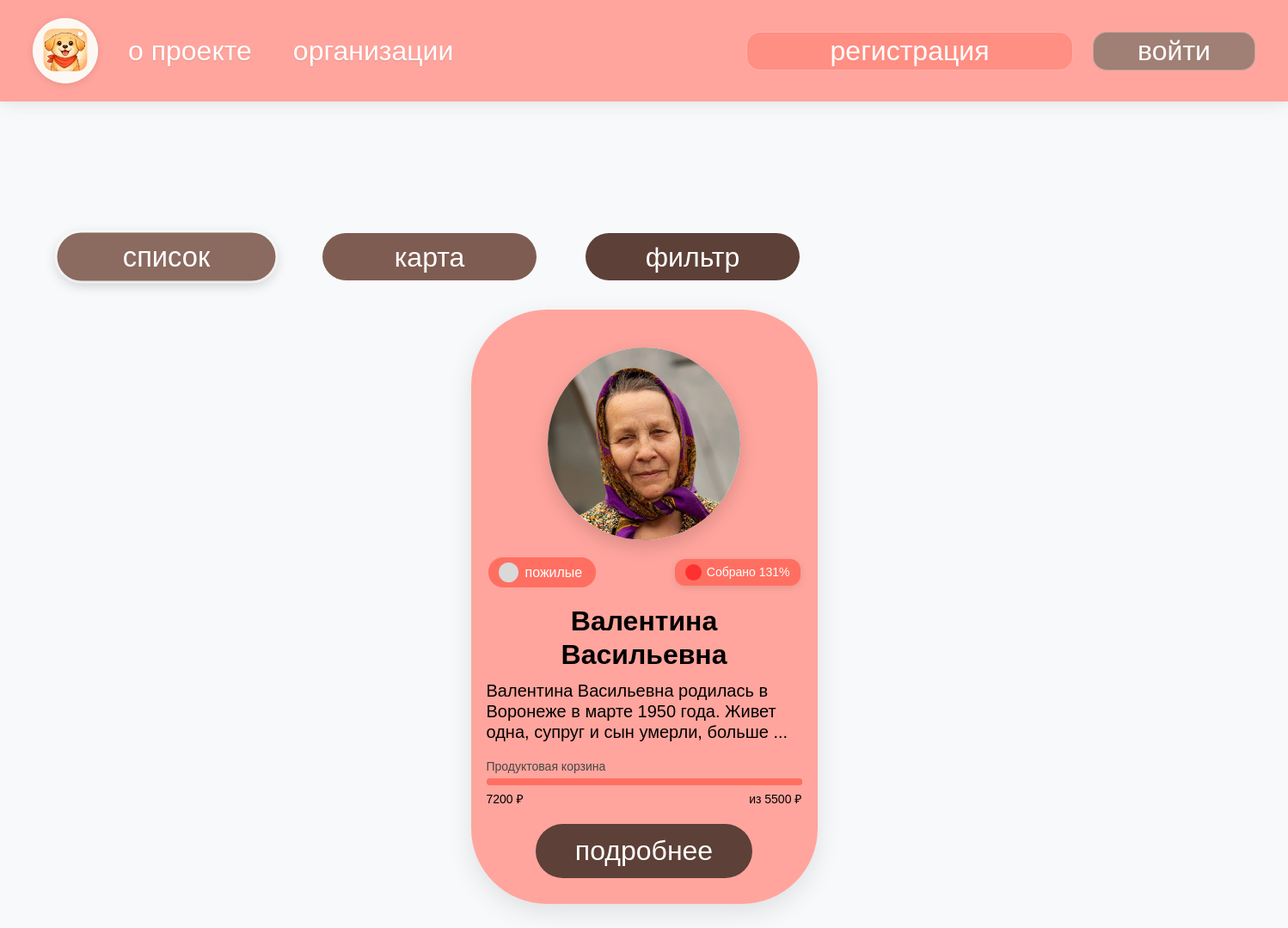
The page /needies on the database as committed earlier.
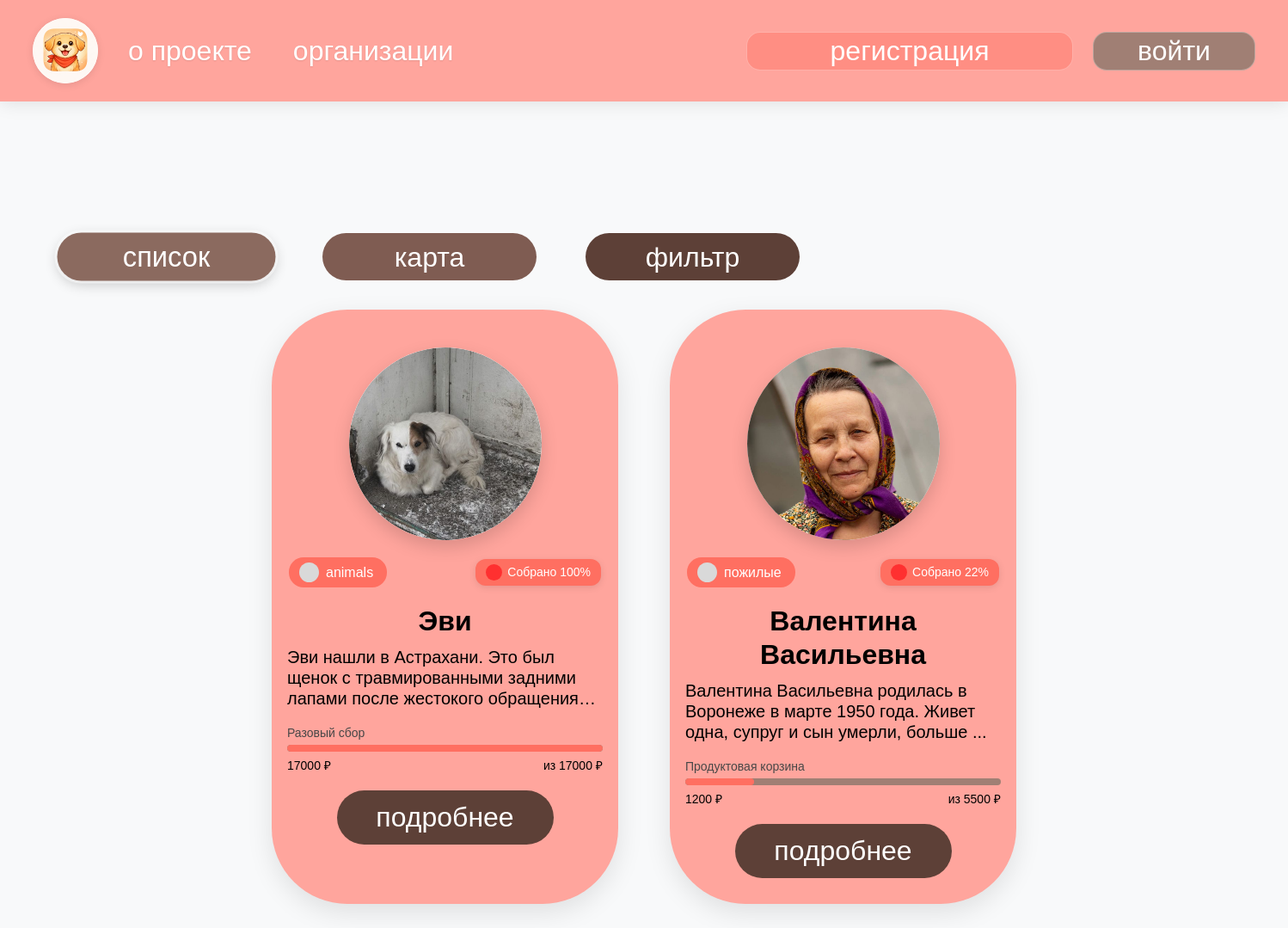
The same page on the database as committed later.
### tables this page shows
CREATE TABLE needies (id INTEGER PRIMARY KEY AUTOINCREMENT UNIQUE NOT NULL, name TEXT NOT NULL, tag TEXT NOT NULL, photo TEXT NOT NULL, description TEXT, address TEXT, funds_collected REAL DEFAULT 0 NOT NULL, help_info TEXT NOT NULL, lat TEXT, lng TEXT, created_by INTEGER REFERENCES users (id), created_at TEXT, is_active INTEGER DEFAULT (1), urgency_level INTEGER DEFAULT (2), status TEXT DEFAULT pending, organization_id INTEGER REFERENCES users (id), goal INTEGER, collection_status TEXT DEFAULT "active", completed_date TEXT, last_reset_date TEXT, reset_day INTEGER DEFAULT 1);

### app.py (the view, shortened to what this page needs)
@app.route('/needies')
def needies_list():
    view = request.args.get('view', 'list')
    with sqlite3.connect(DB_NAME) as conn:
        c = conn.cursor()
        c.execute('''SELECT id, name, tag, photo, description, address, lat, lng, urgency_level, funds_collected, goal, help_info
                     FROM needies
                     WHERE status = "approved" AND is_active = 1
                     ORDER BY urgency_level ASC, created_at DESC''')
        needies = c.fetchall()
        return render_template('needies_list.html', needies=needies)

### templates/needies_list.html (shortened to what this page needs)
{% extends "layout.html" %}
{% block content %}
<div class="needies-page">
    <div class="needies-container">
        <div class="filters-bar">
            <button class="filter-btn filter-list active" onclick="switchView('list')">список</button>
            <button class="filter-btn filter-map" onclick="switchView('map')">карта</button>
            <button class="filter-btn filter-filter" data-bs-toggle="modal" data-bs-target="#filterModal">фильтр</button>
        </div>
        <div id="listView">
            <div class="cards-grid" id="cardsGrid">
                {% for needy in needies %}
                <div class="needy-card" data-category="{{ needy[2] }}" data-urgency="{{ needy[8] }}">
                    <div class="card-photo">
                        {% if needy[3] %}
                            <img src="/{{ needy[3] }}" alt="{{ needy[1] }}">
                        {% else %}
                            <img src="https://via.placeholder.com/224x224?text=Фото" alt="Нет фото">
                        {% endif %}
                    </div>
                    <div class="card-header-row">
                        <div class="card-tag">
                            <span class="tag-icon"></span>
                            <span class="tag-text">{{ needy[2] }}</span>
                        </div>
                        {% set progress = ((needy[9] / needy[10]) * 100) if needy[10] and needy[10] > 0 else 0 %}
                        {% if progress > 0 %}
                        <div class="collected-badge">
                            <span class="badge-dot"></span>
                            Собрано {{ "%.0f"|format(progress) }}%
                        </div>
                        {% endif %}
                    </div>
                    <div class="card-name">{{ needy[1] }}</div>
                    <div class="card-description">{{ needy[4][:100] }}{% if needy[4]|length > 100 %}...{% endif %}</div>
                    <div class="collection-type">
                        {{ needy[11] }}
                    </div>
                    <div class="progress-wrapper">
                        <div class="progress-bg">
                            <div class="progress-fill" style="width: {{ ((needy[9] / needy[10]) * 100) if needy[10] and needy[10] > 0 else 0 }}%;"></div>
                        </div>
                    </div>
                    <div class="funds-row">
                        <span class="collected">{{ needy[9]|int if needy[9] else 0 }} ₽</span>
                        <span class="goal">из {{ needy[10]|int if needy[10] else 0 }} ₽</span>
                    </div>
                    <a href="{{ url_for('needy_profile', id=needy[0]) }}" class="card-button">подробнее</a>
                </div>
                {% endfor %}
            </div>
        </div>
    </div>
</div>
{% endblock %}

### templates/layout.html (shortened to what this page needs)
<!DOCTYPE html>
<html lang="ru">
<head>
    <link rel="stylesheet" href="https://cdn.jsdelivr.net/npm/bootstrap@5.3.0/dist/css/bootstrap.min.css">
    <link rel="stylesheet" href="{{ url_for('static', filename='style.css') }}">
    <link rel="stylesheet" href="https://unpkg.com/leaflet@1.9.4/dist/leaflet.css" />
</head>
<body>
    <header class="custom-header" id="mainHeader">
        <div class="logo-area">
            <div class="logo">
                <img src="{{ url_for('static', filename='logo.png') }}" alt="Logo" onerror="this.src='https://via.placeholder.com/76'">
            </div>
            <div class="nav-links">
                <a href="/#about">о проекте</a>
                <a href="/#organizations">организации</a>
            </div>
        </div>
        <div class="auth-buttons">
            {% if 'user_id' in session %}
                {% with user_role = session.get('user_role') %}
                    <a href="/dashboard" class="btn-register btn-profile">Профиль</a>
                    <a href="/needies" class="btn-register btn-profile">Нуждающиеся</a>
                    {% if user_role == 'admin' %}
                        <a href="/admin/users" class="btn-register btn-profile">Админ</a>
                    {% endif %}
                    {% if user_role == 'organization' or user_role == 'admin' %}
                        <a href="/add_needy" class="btn-register btn-profile">+ Добавить</a>
                    {% endif %}
                    <a href="/logout" class="btn-login">Выход</a>
                {% endwith %}
            {% else %}
                <a href="/choose-role" class="btn-login">регистрация</a>
                <a href="/login" class="btn-register">войти</a>
            {% endif %}
        </div>
    </header>
    <div class="main-content">
        {% block content %}{% endblock %}
    </div>
</body>
</html>

### static/style.css (style rules this page uses)
body { padding-top: 60px; background-color: #f8f9fa; font-family: 'Segoe UI', Tahoma, Geneva, Verdana, sans-serif; }

Rows that differ between the two databases and show on the page:
added needies: shows a picture, tag "animals", progress "100", name "Эви", description "Эви нашли в Астрахани. Это был щенок с травмированными задними лапами после жестокого…", help_info "Разовый сбор", funds_collected "17000", goal "17000"
changed needies "Валентина Васильевна": progress "131" → "22"; funds_collected "7200" → "1200"
